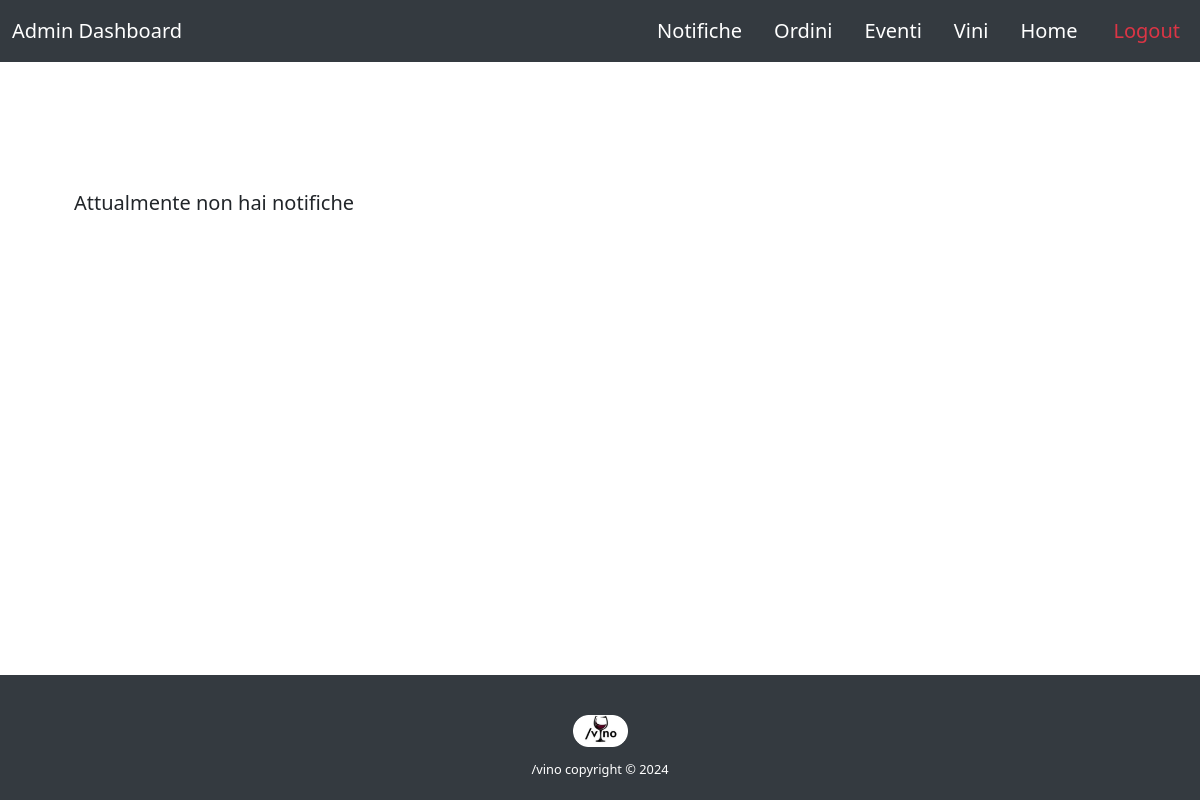
Page /notifiche.php (signed in) on the earlier database version.
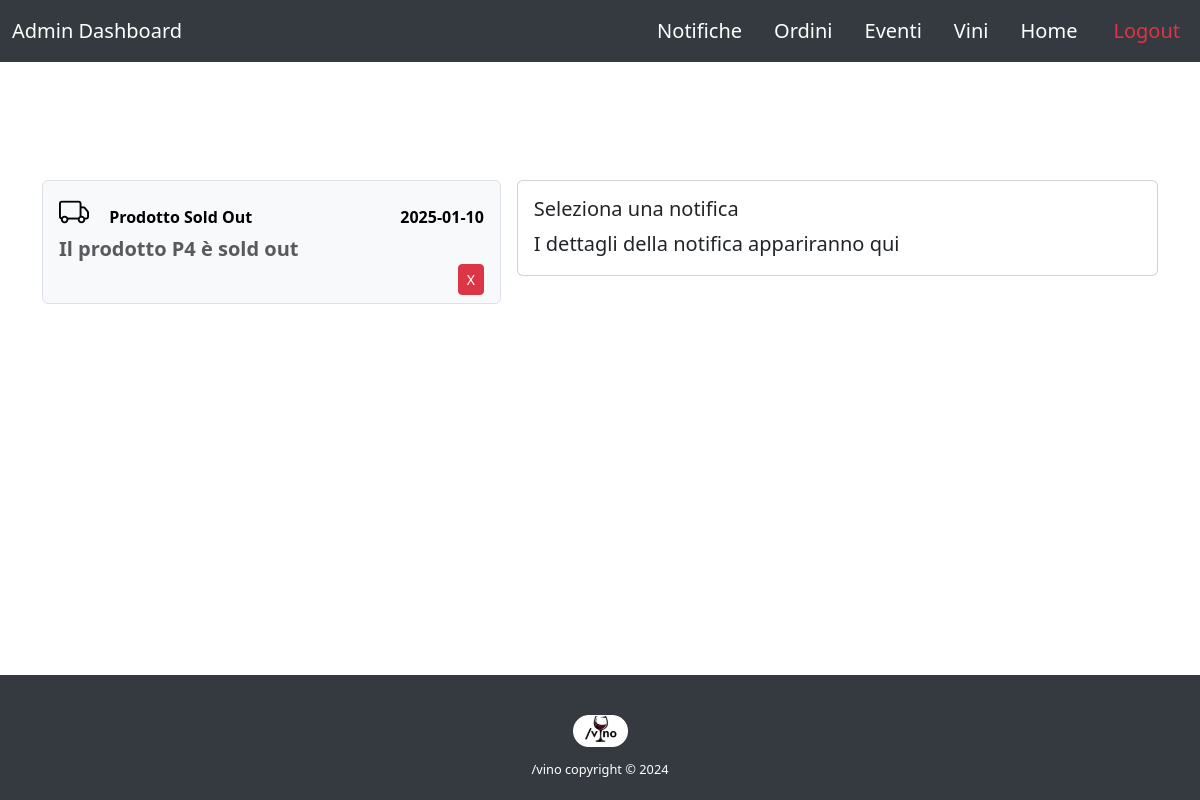
Same page on the later database version.
### tables this page shows
create table TESTO_NOTIFICA (
     ID_Testo varchar(10) not null,
     Lingua numeric(1) not null,
     Titolo varchar(50) not null,
     Testo varchar(200) not null,
     ID_NOTIFICA varchar(10) not null,
     primary key (ID_Testo));

create table NOTIFICA (
     ID_NOTIFICA varchar(10) not null,
     Data date not null,
     Visualizzato char not null,
     Email varchar(100) not null,
     primary key (ID_NOTIFICA));

### bootstrapt.php (called while the page is built, shortened)
<?php
require_once("db/database.php");
$db = new VinoDatabase();
if (isset($_GET['lang'])) {
    $linguaAttuale = $_GET['lang'];
    setcookie("lingua", $linguaAttuale, time() + (30 * 24 * 60 * 60), "/");
} elseif (isset($_COOKIE['lingua'])) {
    $linguaAttuale = $_COOKIE['lingua'];
} else {
    $linguaAttuale = "it";
}
?>

### db/database.php (called while the page is built, shortened)
<?php
class VinoDatabase {
    private $pdo;
    public function __construct() {
        try {
            $this->pdo = new PDO("mysql:host=localhost;dbname=vino", "root", "");
            $this->pdo->setAttribute(PDO::ATTR_ERRMODE, PDO::ERRMODE_EXCEPTION);
        } catch (PDOException $e) {
            die("Connection failed: " . $e->getMessage());
        }
    }
    private function executeQuery($query, $params = []) {
        $stmt = $this->pdo->prepare($query);
        $stmt->execute($params);
        return $stmt->fetchAll(PDO::FETCH_ASSOC);
    }
    public function getNotifiche($lingua = 1, $email){
        $query = "
        SELECT N.ID_NOTIFICA, N.Data, TN.Titolo, TN.Testo, N.Visualizzato FROM Notifica AS N
         JOIN testo_notifica AS TN ON N.ID_NOTIFICA = TN.ID_NOTIFICA WHERE N.Email = :email AND TN.lingua = :lingua";
        $params = [
            ':email' => $email,
            ':lingua' => $lingua
        ];
        return $this->executeQuery($query, $params);
    }
}
?>

### template/notifiche-template.php (the view, shortened to what this page needs)
<div class="d-flex flex-column flex-lg-row">
  <?php if(!empty($notifiche)):?>
  <div class="list-group flex-lg-shrink-0">
  <?php foreach ($notifiche as $notifica): ?>
    <a href="javascript:void(0)"
       class="list-group-item list-group-item-action
              <?php echo $notifica["Visualizzato"] === 'Y' ? 'bg-white fw-normal opacity-50' : 'bg-light fw-bold'; ?>"
       data-id="<?php echo $notifica['ID_NOTIFICA']; ?>"
       onclick="setNotificaLetta(this, event)">
      <span class="bi bi-truck me-3" role="img"></span>
      <span class="pe-5"><?php echo htmlspecialchars($notifica["Titolo"]); ?></span>
      <span class="ps-5 ms-5"><?php echo htmlspecialchars($notifica["Data"]); ?></span>
      <p class="mb-0 text-muted"><?php echo htmlspecialchars($notifica["Testo"]); ?></p>
      <button class="btn btn-danger btn-sm float-end"
              onclick="eliminaNotifica(event, '<?php echo $notifica['ID_NOTIFICA']; ?>')">
            X
      </button>
    </a>
   <?php endforeach; ?>
  </div>
  <div class="flex-grow-1 ms-lg-3 d-none d-lg-block">
    <div class="card min-vh-25">
      <div class="card-body">
        <h5 class="card-title"><?php echo $linguaAttuale == "en" ? "Select a notification" : "Seleziona una notifica" ?></h5>
        <p class="card-text"><?php echo $linguaAttuale == "en" ? "The notification details will appear here" : "I dettagli della notifica appariranno qui" ?></p>
      </div>
    </div>
  </div>
  <?php else: ?>
    <p class="ms-3 ps-3 pt-2"><?php echo $linguaAttuale == "en" ? "Currently, you have no notifications" : "Attualmente non hai notifiche" ?></p>
  <?php endif; ?>
</div>

Differences in the rows shown:
added testo_notifica: Titolo "Prodotto Sold Out", ID_NOTIFICA.Data "2025-01-10", Testo "Il prodotto P4 è sold out"
Other differences:
text no longer shown: "Attualmente non hai notifiche"
text now shown: "Seleziona una notifica I dettagli della notifica appariranno qui"
